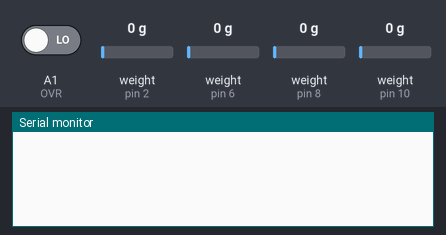
The sketch below on a simulated Arduino Uno, built with avr-gcc and run on an emulated ATmega328P. Parts: the last lines printed to the serial monitor. Inputs (shaded band) come from the test bench; at power-on: weight on the scale (sensors on pin 2, pin 6, pin 8, pin 10) 0 g, A1 (OVR) LOW.

Above: at 5.2 s.
5.3 s: weight on the scale (sensor on pin 2) set to 2500 g
At 6.8 s:
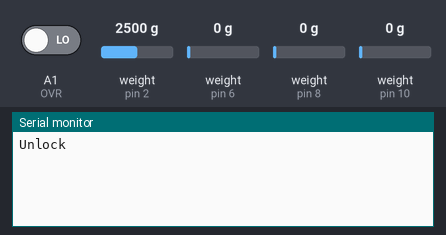
7.2 s: A1 (OVR) driven HIGH
At 7.47 s:
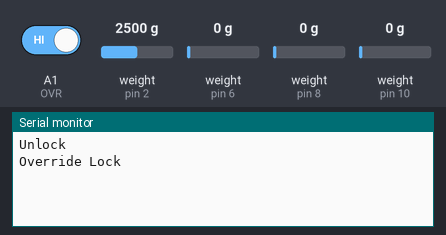
9.3 s: weight on the scale (sensor on pin 2) set to 100 g
At 9.89 s:
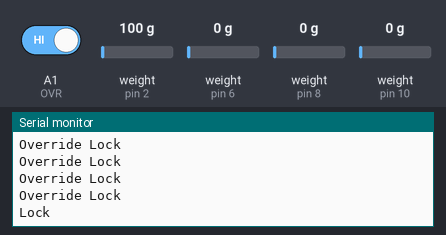

Measured:
- after the input at 5.3 s, the serial monitor: prints a new line after 0.46 s (image 1)
- after the input at 7.2 s, the serial monitor: prints a new line after 0.06 s (image 2)
- after the input at 9.3 s, the serial monitor: prints a new line after 0.39 s (image 3)

The sketch:

PressureCollection.ino
```cpp
#include "HX711.h"
#include <Servo.h>


#define calibration_factor_1 -18740.0//This value is how to calibrate scales
#define calibration_factor_2 -19600.0
#define calibration_factor_3 -19520.0 //?????
#define calibration_factor_4 -19650.00 //?????

#define DAT1  2 //DAT Pin on HX711
#define CLK1  3 //CLK Pin on HX711
#define DAT2  6
#define CLK2  5
#define DAT3  8
#define CLK3  7
#define DAT4  10
#define CLK4  9
#define OVR  A1
#define LCK  13


// If it's false, it'll only show lock/unlock messages
#define COLLECT_DATA false

// If we do enable this, it might mess up our classification
#define ENABLE_THIRD_SENSOR false

Servo myservo;  // create servo object to control a servo

HX711 scale1(DAT1, CLK1);
HX711 scale2(DAT2, CLK2);
HX711 scale3(DAT3, CLK3);
HX711 scale4(DAT4, CLK4);

int num_sensors = 4;
int num_cent = 3;
int lastClass = -1;
boolean override = false;


float cen[][4] = {{ 0.0, 0.0, 0.0, 0.0},{ 0.0263620387, 0.0957820738,  0.0466559266,  0.869210115 }, {0.292228095, 0.315707749, 0.0502654492 , 0.342342627 }};

float recent_avg_total = 0;

int curr_state = -1; // 0 = unlock, 1 = lock


void setup() {


  Serial.begin(9600);


  scale1.set_scale(calibration_factor_1);
  scale2.set_scale(calibration_factor_2);
  scale3.set_scale(calibration_factor_3);
  scale4.set_scale(calibration_factor_4);

  scale1.tare(); //reset the scale to 0
  scale2.tare(); //reset the scale to 0
  scale3.tare(); //reset the scale to 0
  scale4.tare(); //reset the scale to 0

}

float euc_dist(float a[], float b[]) {
  float run_tot = 0;
  for (int i = 0; i < num_sensors; i++) {
    run_tot += sq((a[i] - b[i]));
  }

  return sqrt(run_tot);
}

int classify(float input[]) {
  int lowestClass = 0;
  float lowestDist = 100000.0;

  for (int classifier = 0; classifier < num_cent; classifier++) {
    float dist = euc_dist(input, cen[classifier]);
    if (dist < lowestDist) {
      lowestDist = dist;
      lowestClass = classifier;
    }
  }

  return lowestClass;
}

int pos = 0;

void loop() {

  float scale1_val = 0.00;
  float scale2_val = 0.00;
  float scale3_val = 0.00;
  float scale4_val = 0.00;

  float scale1_perc = 0.00;
  float scale2_perc = 0.00;
  float scale3_perc = 0.00;
  float scale4_perc = 0.00;

  float total = 0.00;

  scale1_val = abs(scale1.get_units()), 1;
  scale2_val = abs(scale2.get_units()), 1;
  scale3_val = 0;

  if (ENABLE_THIRD_SENSOR) {
    scale3_val = abs(scale3.get_units()), 1;
  }

  scale4_val = abs(scale4.get_units()), 1;

  total = (scale1_val + scale2_val + scale3_val + scale4_val);


  if (scale1_val < 1.5) {
    scale1_val = 0;
  }

   if (scale2_val < 1.5) {
    scale2_val = 0;
  }

   if (scale3_val < 1.5) {
    scale3_val = 0;
  }

   if (scale4_val < 1.5) {
    scale4_val = 0;
  }

  int over_int = digitalRead(OVR);
  override = true ? over_int == 1 : override;

   if (COLLECT_DATA) {
    Serial.print(scale1_val, 1);    Serial.print(",");
    Serial.print(scale2_val, 1);    Serial.print(",");
    Serial.print(scale3_val, 1);    Serial.print(",");
    Serial.print(scale4_val, 1);    Serial.print(",");
    Serial.println(scale1_val + scale2_val + scale3_val + scale4_val, 1);
  }

  scale1_perc = scale1_val/total;
  scale2_perc = scale2_val/total;
  scale3_perc = scale3_val/total;
  scale4_perc = scale4_val/total;

  float scales[] = {scale1_perc, scale2_perc, scale3_perc, scale4_perc};

  int currClass = classify(scales);

  if (override) {
    if (!COLLECT_DATA) Serial.println("Override Lock");
    digitalWrite(LCK, LOW);
  }

  if (curr_state != 1 && (currClass == 1 || currClass == 0) && lastClass != 0) {

    if (total / recent_avg_total < 0.7) {
      if (!COLLECT_DATA) Serial.println("Lock");
      digitalWrite(LCK, LOW);
      curr_state = 1;
    }
  } else if (curr_state != 0 && lastClass != 2 && currClass != 0) {

    if (recent_avg_total / total < 0.7) {
        delay(250);
        if (!COLLECT_DATA) Serial.println("Unlock");
        digitalWrite(LCK, HIGH);
        curr_state = 0;
    }


  }

  recent_avg_total = total;

  lastClass = currClass;


}
```
